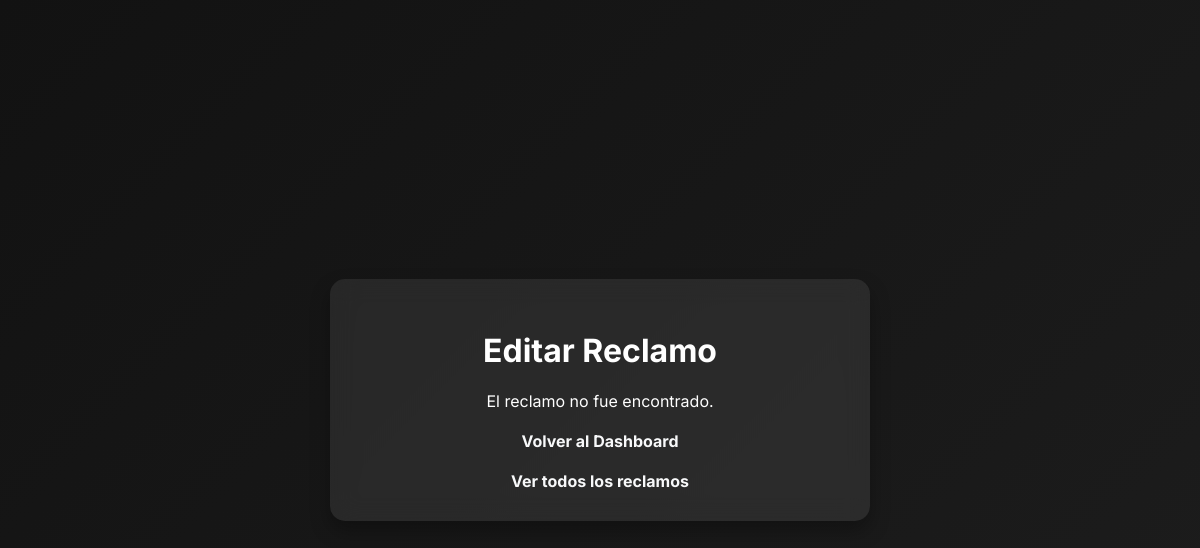
The page /edit?id=6 (signed in) on the database as committed earlier.
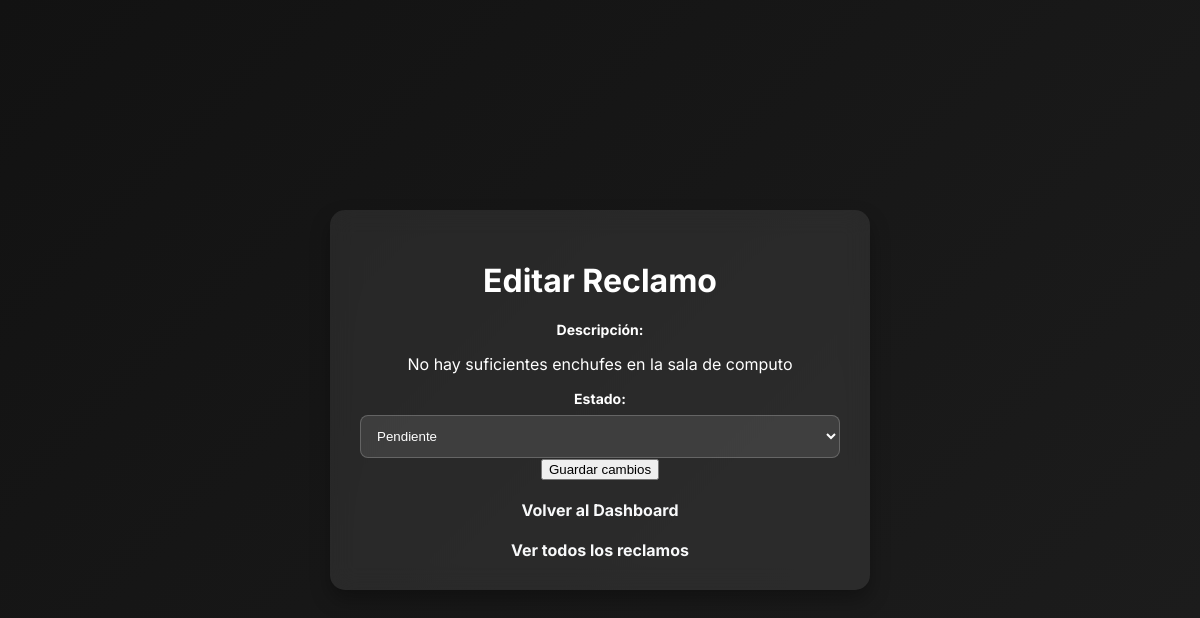
The same page on the database as committed later.
### modules/modelos.py (models this page shows, shortened)
class ModeloReclamo(Base):
    __tablename__= 'reclamos'
    id= Column(Integer, primary_key=True)
    descripcion= Column(String(1000), nullable=False)
    estado= Column(String(50), default="pendiente") #El estado. Puede ser Pendiente, o Resuelto
    departamento= Column(String(100), nullable=False)
    fecha_creacion= Column(DateTime, default=datetime.utcnow)
    fecha_resolucion= Column(DateTime, nullable=True)
    id_usuario= Column(Integer, ForeignKey('usuarios.id')) #Reclamo ligado a usuario
    foto = Column(String(255), nullable=True)

### server.py (the view, shortened to what this page needs)
@app.route("/edit", methods=['GET', 'POST'])
@login_required
def editar_reclamo():
    id_reclamo = request.args.get('id')
    reclamo = gestor_reclamos.obtener_reclamo(id_reclamo)
    return render_template("editar_reclamo.html", reclamo=reclamo)

### modules/dominio.py (called while the page is built)
    @property
    def descripcion(self):
        return self.__descripcion

    @property
    def estado(self):
        return self.__estado

    @id.setter
    def id(self, p_id):
        if p_id is not None and not isinstance(p_id, int):
            raise ValueError("El id debe ser un número entero")
        self.__id=p_id

    @descripcion.setter
    def descripcion(self, p_descripcion):
        if not isinstance(p_descripcion, str) or p_descripcion.strip() == "":
            raise ValueError("La descripcion no puede estar vacía")
        self.__descripcion= p_descripcion.strip()

    @estado.setter
    def estado(self, p_estado):
        if p_estado not in ["pendiente", "resuelto", "en proceso","inválido"]:
            raise ValueError("El estado debe ser 'pendiente', 'resuelto', 'en proceso' o 'invalido'")
        self.__estado=p_estado

    @id_usuario.setter
    def id_usuario(self, p_id_usuario):
        if  p_id_usuario is not None and not isinstance(p_id_usuario, int):
            raise ValueError("El ID de usuario debe ser un número entero")
        self.__id_usuario=p_id_usuario

    @foto.setter
    def foto(self, p_foto):
        self.__foto=p_foto

### templates/editar_reclamo.html (shortened to what this page needs)
<!DOCTYPE html>
<html lang="es">
<head>
    <link rel="stylesheet" type="text/css" href="{{ url_for('static', filename='style.css') }}">
</head>
<body>
    <div class="container">
        <h1>Editar Reclamo</h1>
        {% if reclamo %}
            <form method="POST">
                <label for="descripcion">Descripción:</label>
                <p class="descripcion">{{ reclamo.descripcion }}</p>
                <label for="estado">Estado:</label>
                <select name="estado" class="form-control" id="estadoSelect">
                    <option value="pendiente" {% if reclamo.estado == "pendiente" %}selected{% endif %}>Pendiente</option>
                </select>
                <button type="submit" class="btn-save">Guardar cambios</button>
            </form>
        {% else %}
            <p class="error">El reclamo no fue encontrado.</p>
        {% endif %}
        <div class="button-container">
            <a href="{{ url_for('dashboard') }}" class="btn-back">Volver al Dashboard</a>
            <a href="{{ url_for('listar_reclamos') }}" class="btn-secondary">Ver todos los reclamos</a>
        </div>
    </div>
</body>
</html>

Rows that differ between the two databases and show on the page:
added ModeloReclamo: descripcion "No hay suficientes enchufes en la sala de computo", estado "Pendiente"
Other text that changed with them:
text no longer shown: "El reclamo no fue encontrado."
text now shown: "Descripción: Estado: Guardar cambios"
